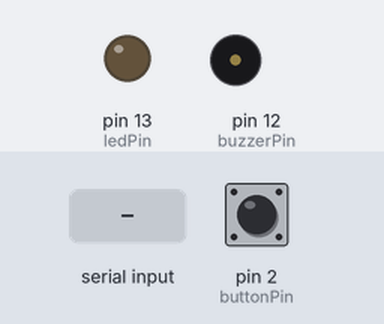
Bench run of a sketch on a simulated Arduino Uno, built with avr-gcc and run on an emulated ATmega328P. Shown: output pins drawn as LEDs (lit = HIGH), buzzer (waves = sounding). Inputs (shaded band) come from the test bench; at power-on: pin 2 (buttonPin) HIGH. What the sketch prints to the serial monitor is not drawn.

Above: at 1.2 s.
1.3 s: "B" received over Serial
At 2.1 s:
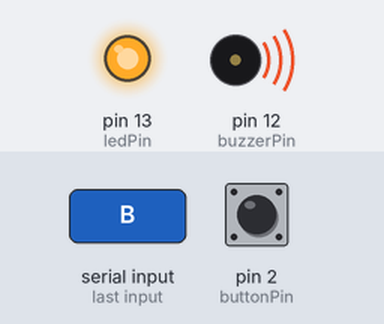
4.3 s: pin 2 (buttonPin) pulled LOW for 3.2 s
9.0 s: "S" received over Serial
Timing chart, 0 to 12.0 s (numbered marks = the images above; inputs shaded):
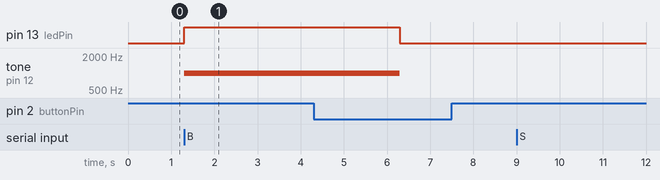

Measured:
- after the input at 1.3 s, pin 13 (ledPin): LOW → HIGH at once; tone on pin 12 (buzzerPin): silent → 1000 Hz at once
- after the input at 9.0 s, every drawn part: stays the same

The sketch:

ActiveBreaks_TestingHardware.ino
```cpp
int ledPin = 13;       // LED pin
int buzzerPin = 12;    // Buzzer pin
int buttonPin = 2;     // Push button pin
bool snooze = false;   // Snooze state

void setup() {
    pinMode(ledPin, OUTPUT);
    pinMode(buzzerPin, OUTPUT);
    pinMode(buttonPin, INPUT_PULLUP);  // Using internal pull-up resistor

    Serial.begin(9600);  // Initialize serial communication
}

void loop() {
    // Check if snooze button is pressed
    if (digitalRead(buttonPin) == LOW) {
        snooze = true;  // Enable snooze mode
        digitalWrite(buzzerPin, LOW); // Turn off buzzer immediately
        Serial.println("Snooze activated!");  // Debug statement
        delay(500);      // Debounce delay
    }

    // Read from serial to determine break reminder
    if (Serial.available()) {
        char command = Serial.read();  // Read incoming command

        if (command == 'B' && !snooze) {
            // Activate break reminder (LED + buzzer)
            digitalWrite(ledPin, HIGH);
            tone(buzzerPin, 1000);  // Buzzer at 1kHz
            delay(5000);            // 5-second reminder
            noTone(buzzerPin);
            digitalWrite(ledPin, LOW);
        } else if (command == 'S') {
            // Handle snooze (skip this reminder)
            snooze = false;  // Reset snooze state
            Serial.println("Snooze disabled!");  // Debug statement
        }
    }
}
```
